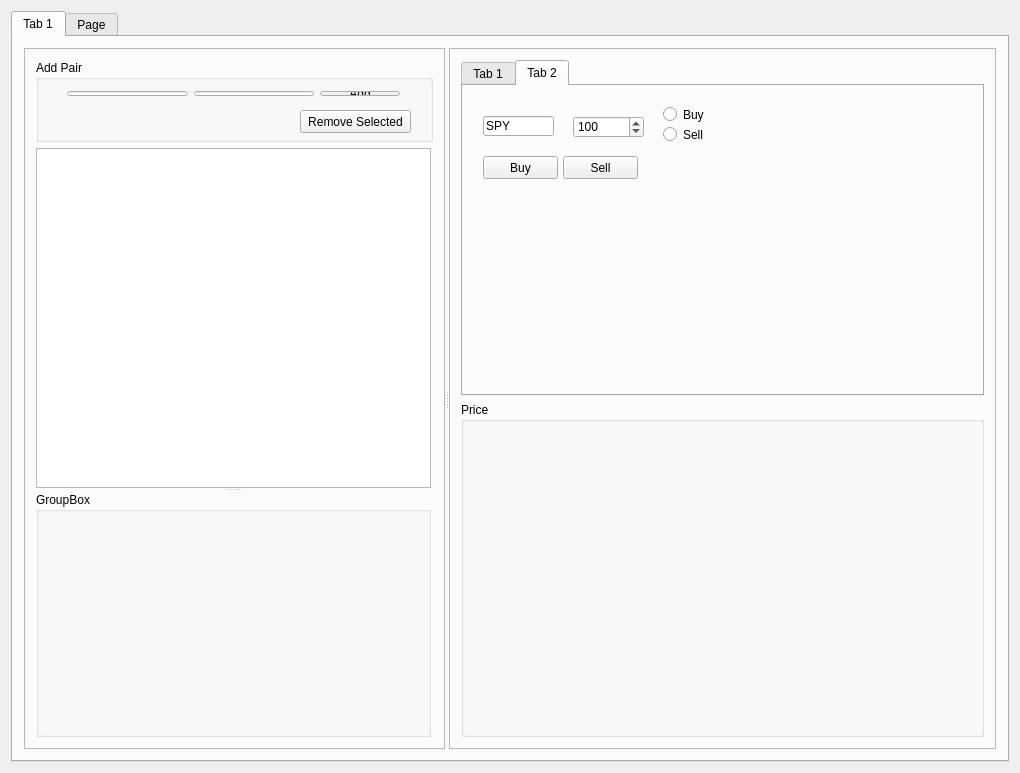
<?xml version="1.0" encoding="UTF-8"?>
<ui version="4.0">
 <class>PairTrading</class>
 <widget class="QWidget" name="PairTrading">
  <property name="geometry">
   <rect>
    <x>0</x>
    <y>0</y>
    <width>1020</width>
    <height>773</height>
   </rect>
  </property>
  <property name="windowTitle">
   <string>PairTrading</string>
  </property>
  <layout class="QHBoxLayout" name="horizontalLayout">
   <item>
    <widget class="QTabWidget" name="tabWidget">
     <property name="currentIndex">
      <number>0</number>
     </property>
     <widget class="QWidget" name="tabMain">
      <attribute name="title">
       <string>Tab 1</string>
      </attribute>
      <layout class="QVBoxLayout" name="verticalLayout_3">
       <item>
        <widget class="QSplitter" name="splitter_3">
         <property name="orientation">
          <enum>Qt::Horizontal</enum>
         </property>
         <widget class="QFrame" name="frame_2">
          <property name="minimumSize">
           <size>
            <width>421</width>
            <height>0</height>
           </size>
          </property>
          <property name="maximumSize">
           <size>
            <width>421</width>
            <height>16777215</height>
           </size>
          </property>
          <property name="frameShape">
           <enum>QFrame::StyledPanel</enum>
          </property>
          <property name="frameShadow">
           <enum>QFrame::Raised</enum>
          </property>
          <layout class="QVBoxLayout" name="verticalLayout_2">
           <item>
            <widget class="QGroupBox" name="groupBox_2">
             <property name="minimumSize">
              <size>
               <width>0</width>
               <height>82</height>
              </size>
             </property>
             <property name="title">
              <string>Add Pair</string>
             </property>
             <widget class="QPushButton" name="pushButtonRemoveSelected">
              <property name="geometry">
               <rect>
                <x>264</x>
                <y>50</y>
                <width>111</width>
                <height>23</height>
               </rect>
              </property>
              <property name="text">
               <string>Remove Selected</string>
              </property>
             </widget>
             <widget class="QWidget" name="layoutWidget">
              <property name="geometry">
               <rect>
                <x>20</x>
                <y>20</y>
                <width>355</width>
                <height>27</height>
               </rect>
              </property>
              <layout class="QHBoxLayout" name="horizontalLayout_2">
               <item>
                <widget class="QLineEdit" name="lineEdit"/>
               </item>
               <item>
                <widget class="QLineEdit" name="lineEdit_2"/>
               </item>
               <item>
                <widget class="QPushButton" name="pushButtonAddPair">
                 <property name="text">
                  <string>Add</string>
                 </property>
                </widget>
               </item>
              </layout>
             </widget>
            </widget>
           </item>
           <item>
            <widget class="QSplitter" name="splitter">
             <property name="orientation">
              <enum>Qt::Vertical</enum>
             </property>
             <widget class="QTableView" name="tableView">
              <property name="minimumSize">
               <size>
                <width>200</width>
                <height>200</height>
               </size>
              </property>
             </widget>
             <widget class="QGroupBox" name="groupBox">
              <property name="minimumSize">
               <size>
                <width>395</width>
                <height>245</height>
               </size>
              </property>
              <property name="maximumSize">
               <size>
                <width>395</width>
                <height>245</height>
               </size>
              </property>
              <property name="title">
               <string>GroupBox</string>
              </property>
             </widget>
            </widget>
           </item>
          </layout>
         </widget>
         <widget class="QFrame" name="frame">
          <property name="minimumSize">
           <size>
            <width>300</width>
            <height>631</height>
           </size>
          </property>
          <property name="frameShape">
           <enum>QFrame::StyledPanel</enum>
          </property>
          <property name="frameShadow">
           <enum>QFrame::Raised</enum>
          </property>
          <layout class="QVBoxLayout" name="verticalLayout">
           <item>
            <widget class="QTabWidget" name="tabWidget_2">
             <property name="currentIndex">
              <number>1</number>
             </property>
             <widget class="QWidget" name="tab_2">
              <attribute name="title">
               <string>Tab 1</string>
              </attribute>
              <layout class="QGridLayout" name="gridLayout_4">
               <item row="0" column="0">
                <layout class="QVBoxLayout" name="verticalLayout_Tab"/>
               </item>
              </layout>
             </widget>
             <widget class="QWidget" name="tab_3">
              <attribute name="title">
               <string>Tab 2</string>
              </attribute>
              <widget class="QPushButton" name="pushButtonBuyMkt">
               <property name="geometry">
                <rect>
                 <x>20</x>
                 <y>70</y>
                 <width>75</width>
                 <height>23</height>
                </rect>
               </property>
               <property name="text">
                <string>Buy</string>
               </property>
              </widget>
              <widget class="QLineEdit" name="lineEditOrderSymbol">
               <property name="geometry">
                <rect>
                 <x>20</x>
                 <y>30</y>
                 <width>71</width>
                 <height>20</height>
                </rect>
               </property>
               <property name="text">
                <string>SPY</string>
               </property>
              </widget>
              <widget class="QSpinBox" name="spinBoxQuantity">
               <property name="geometry">
                <rect>
                 <x>110</x>
                 <y>30</y>
                 <width>71</width>
                 <height>22</height>
                </rect>
               </property>
               <property name="minimum">
                <number>1</number>
               </property>
               <property name="maximum">
                <number>1000</number>
               </property>
               <property name="value">
                <number>100</number>
               </property>
              </widget>
              <widget class="QRadioButton" name="radioButtonBuy">
               <property name="geometry">
                <rect>
                 <x>200</x>
                 <y>20</y>
                 <width>82</width>
                 <height>17</height>
                </rect>
               </property>
               <property name="text">
                <string>Buy</string>
               </property>
               <attribute name="buttonGroup">
                <string notr="true">buttonGroup</string>
               </attribute>
              </widget>
              <widget class="QRadioButton" name="radioButtonSell">
               <property name="geometry">
                <rect>
                 <x>200</x>
                 <y>40</y>
                 <width>82</width>
                 <height>17</height>
                </rect>
               </property>
               <property name="text">
                <string>Sell</string>
               </property>
               <attribute name="buttonGroup">
                <string notr="true">buttonGroup</string>
               </attribute>
              </widget>
              <widget class="QPushButton" name="pushButtonSellMkt">
               <property name="geometry">
                <rect>
                 <x>100</x>
                 <y>70</y>
                 <width>75</width>
                 <height>23</height>
                </rect>
               </property>
               <property name="text">
                <string>Sell</string>
               </property>
              </widget>
             </widget>
            </widget>
           </item>
           <item>
            <widget class="QSplitter" name="splitter_2">
             <property name="orientation">
              <enum>Qt::Vertical</enum>
             </property>
             <widget class="QGroupBox" name="groupBoxPrice">
              <property name="title">
               <string>Price</string>
              </property>
              <layout class="QHBoxLayout" name="horizontalLayout_3"/>
             </widget>
            </widget>
           </item>
          </layout>
         </widget>
        </widget>
       </item>
      </layout>
     </widget>
     <widget class="QWidget" name="tab">
      <attribute name="title">
       <string>Page</string>
      </attribute>
      <layout class="QGridLayout" name="gridLayout_2">
       <item row="0" column="0">
        <layout class="QGridLayout" name="gridLayout">
         <property name="sizeConstraint">
          <enum>QLayout::SetDefaultConstraint</enum>
         </property>
        </layout>
       </item>
      </layout>
     </widget>
    </widget>
   </item>
  </layout>
 </widget>
 <layoutdefault spacing="6" margin="11"/>
 <resources/>
 <connections/>
 <buttongroups>
  <buttongroup name="buttonGroup"/>
 </buttongroups>
</ui>
